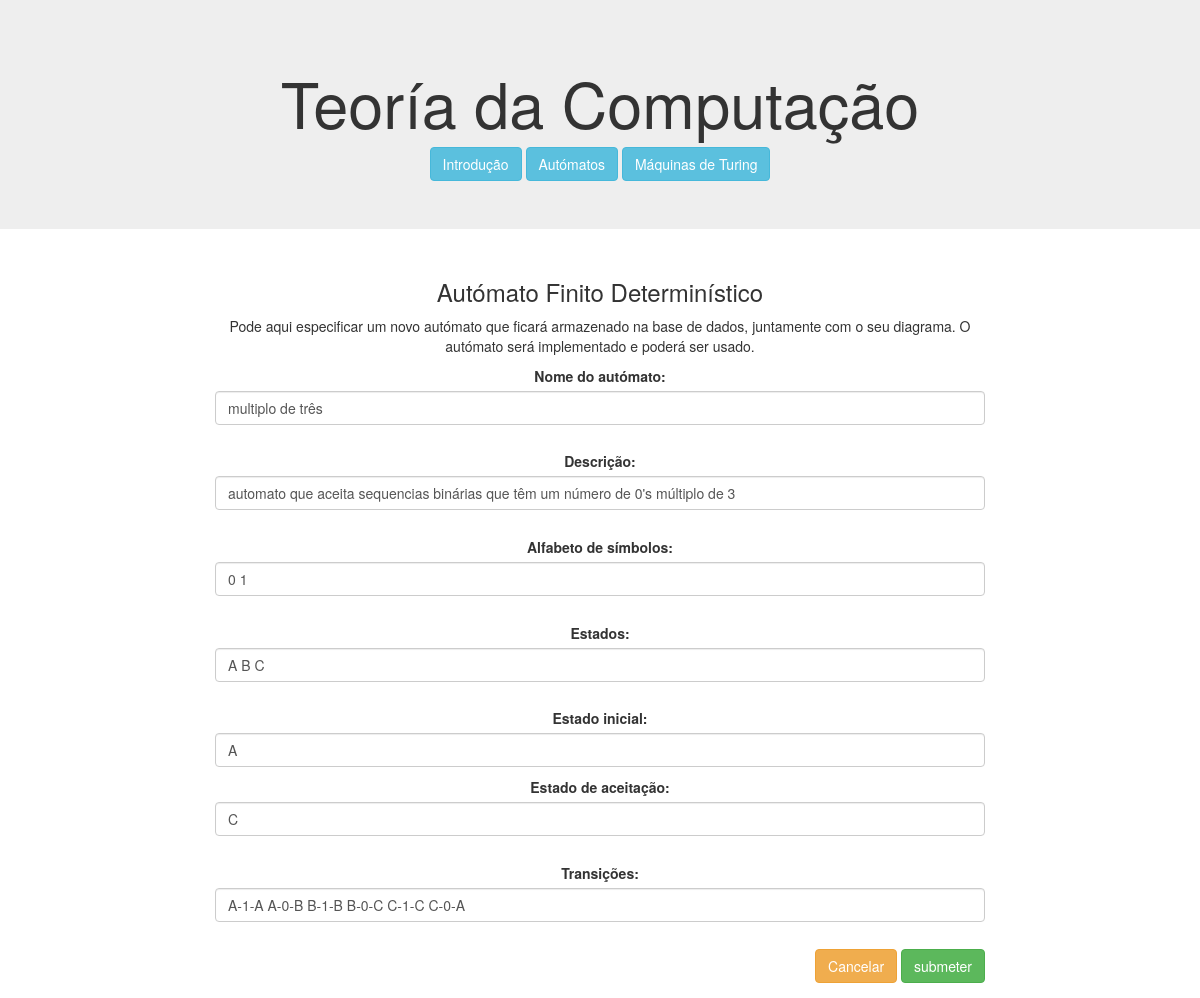
/edita_automato/50/, run on an earlier commit of the app's database.
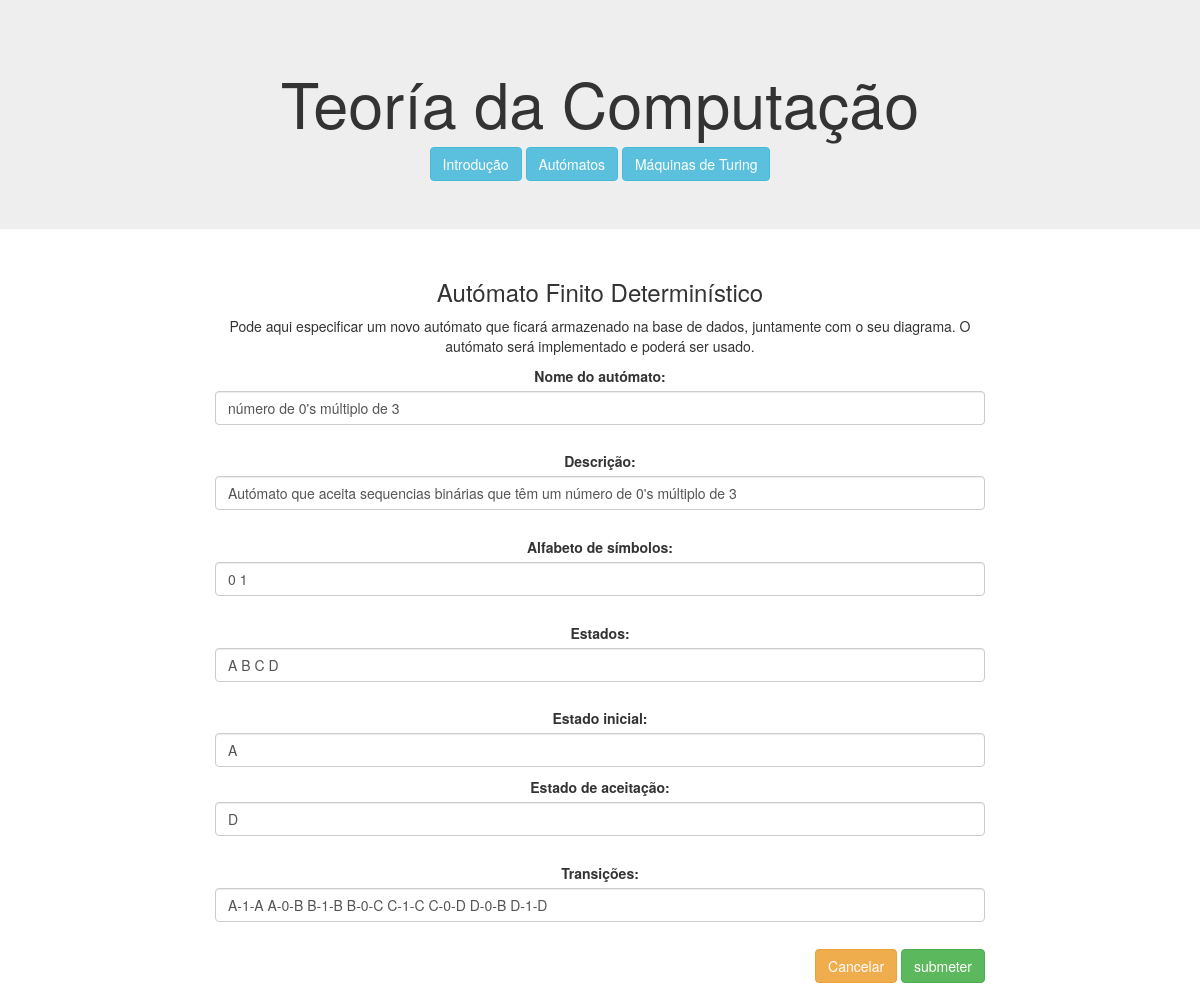
And on a later commit of the database.
### computacao/models.py (models this page shows, shortened)
class Automato(models.Model):
    nome = models.CharField(max_length=100)
    descricao = models.CharField(max_length=100)
    alfabeto = models.CharField(max_length=100)
    estados = models.CharField(max_length=100)
    estadoInicial = models.CharField(max_length=100)
    estadosDeAceitacao = models.CharField(max_length=100)
    dicionarioTransicao = models.CharField(max_length=1000)
    diagrama = models.CharField(max_length=100)

### computacao/views.py (the view)
# urls.py: path('edita_automato/<int:automato_id>/', views.edita_automato, name='edita_automato'),
def edita_automato(request, automato_id):
    instance = Automato.objects.get(id=automato_id)
    form = AutomatoForm(request.POST or None, instance=instance)
    if form.is_valid():
        a = form.save()
        a.desenha_diagrama()
        a.save()
        return HttpResponseRedirect(reverse('computacao:automatos'))
    """
    form = AutomatoForm(initial={
        'nome': automato_a_editar.nome,
        'descricao': automato_a_editar.descricao,
        'alfabeto': automato_a_editar.alfabeto,
        'estados': automato_a_editar.estados,
        'estadoInicial': automato_a_editar.estadoInicial,
        'estadosDeAceitacao': automato_a_editar.estadosDeAceitacao,
        'dicionarioTransicao': automato_a_editar.dicionarioTransicao,
    })"""
    context = {'form': form, 'automato_id':automato_id}
    return render(request, 'computacao/edita_automato.html', context)

### computacao/templates/computacao/edita_automato.html (shortened to what this page needs)
{% extends 'computacao/layout.html' %}
{% block main %}
    <main class="col-sm-12">
        <h3>Autómato Finito Determinístico</h3>
        <p>Pode aqui especificar um novo autómato que ficará armazenado na base de dados, juntamente com o seu diagrama.
            O autómato será implementado e poderá ser usado.</p>
        <form class="form-group" action="{% url 'computacao:edita_automato' automato_id %}" method="POST">
            {{ form.as_p }}
            <div class="text-right">
                <a href="{% url 'computacao:automatos' %}" role="button" class="btn btn-warning">Cancelar</a>
                <input type="submit" class="btn btn-success" value="submeter">
            </div>
        </form>
    </main>
{% endblock %}

What changed in the data, as far as the page shows it:
changed Automato: nome "multiplo de três" → "número de 0's múltiplo de 3"; descricao "automato que aceita sequencias binárias que têm um número de 0's múltiplo de 3" → "Autómato que aceita sequencias binárias que têm um número de 0's múltiplo de 3"; estados "A B C" → "A B C D"; estadosDeAceitacao "C" → "D"; dicionarioTransicao "A-1-A A-0-B B-1-B B-0-C C-1-C C-0-A" → "A-1-A A-0-B B-1-B B-0-C C-1-C C-0-D D-0-B D-1-D"
